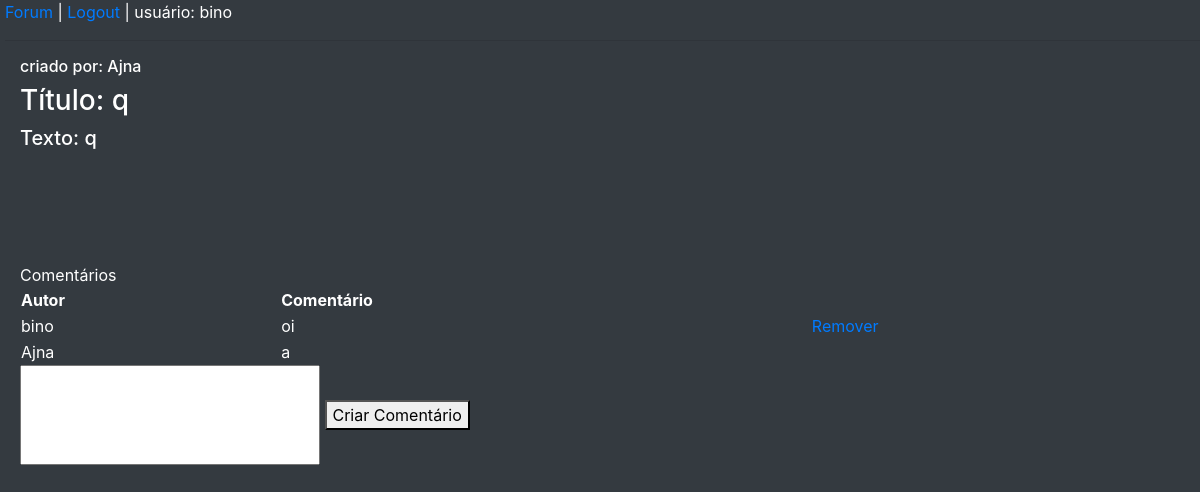
The page /forum/publicacao/18/ (signed in) on the database its author committed.
### forum/models.py (models this page shows, shortened)
class Publicacao(models.Model):
    id = models.AutoField(primary_key=True)
    titulo = models.CharField(
    max_length=100, help_text='Entre com o título:')
    texto = models.CharField(
    max_length=10000, help_text='Digite o texto da publicação:')
    autor = models.ForeignKey(User, on_delete=models.CASCADE,default=None, null=True)
    data_publicacao = models.DateTimeField(auto_now_add=True, blank=True, null=True)

class Comentario(models.Model):
    id = models.AutoField(primary_key=True)
    texto = models.CharField(
    max_length=100, help_text='Digite o comentário:')
    idPublicacao  = models.ForeignKey(Publicacao,on_delete=models.CASCADE)
    autor = models.ForeignKey(User, on_delete=models.CASCADE,default=None, null=True)
    data_publicacao = models.DateTimeField(auto_now_add=True, blank=True, null=True)

### forum/views.py (the view, shortened to what this page needs)
# urls.py: path('publicacao/<int:pk>/', views.PublicacaoView.as_view(),
@method_decorator(login_required, name='dispatch')
class PublicacaoView(View):
    def get(self, request, pk, *args, **kwargs):
        publicacao = Publicacao.objects.get(pk=pk)
        comentarios = Comentario.objects.filter(idPublicacao=pk)
        user = request.user
        contexto = { 'publicacao': publicacao, 'comentarios':comentarios, 'user':user}
        return render(
                request,
                'visualizaPublicacao.html',
                contexto)

### forum/templates/visualizaPublicacao.html (shortened to what this page needs)
{% load static %}
<!DOCTYPE html>
<html>
<head>
    <link rel="stylesheet" href="{% static 'forum/css/estilo.css' %}">
    <link rel="stylesheet" href="https://maxcdn.bootstrapcdn.com/bootstrap/4.5.2/css/bootstrap.min.css">
</head>
<body class="bg-dark" style="margin-left: 5px;">
    {% include 'links.html' %}
    <div class="d-flex flex-column justify-content-center justify-items-center" style="margin-left: 15px;">
        <h6 style="color: white;">criado por: {{publicacao.autor}}</h6>
        <h3 style="color: white;"> Título: {{publicacao.titulo}}</h3>
        <h5 style="color: white;"> Texto: {{publicacao.texto}}</h5>
        <br><br><br>
        <a style="color: white;">Comentários</a>
        <table>
            <tr>
                <th style="color: white;">Autor</th>
                <th style="color: white;">Comentário</th>
                <th></th>
            </tr>
            {% if comentarios %}
            {% for comentario in comentarios %}
            <tr>
                <td style="color: white;">{{ comentario.autor }}</td>
                <td style="color: white;">{{ comentario.texto }}</td>
                {% if comentario.autor.username == user.username %}
                <td>
                    <a href="{% url 'forum:apaga-comentario' pk=comentario.id %}">Remover</a>
                </td>
                {% else %}
                <td> </td>
                {% endif %}
            </tr>
            {% empty %}
            <tr>
                <th style="color: white;" colspan="5">Ninguém comentou ainda.</th>
            </tr>
            {% endfor %}
            {% else %}
            <tr>
                <th style="color: white;" colspan="5">Ninguém comentou ainda.</th>
            </tr>
            {% endif %}
        </table>
        <form>
            <input type="text" name="comentario_nome" style="width: 300px; height: 100px;">
            <button method="submit" formmethod="post">
                Criar Comentário
            </button>
        </form>
    </div>
</body>
</html>

### forum/templates/links.html
{% load static %}
    <a href="{% url 'forum:lista-publicacoes' %}">
    Forum</a>
    <a style="color: white;">|</a>
    {% if user.username  %}
    <a href="{% url 'sec-logout' %}">
        Logout</a>
    {% else %}
    <a href="{% url 'sec-login' %}">
        Login</a>
    {% endif %}
    <a style="color: white;">
        |  usuário: {% firstof user.username "visitante" %}
    </a>
    <hr>

### rows shown on the page
Publicacao: autor "Ajna", titulo "q", texto "q"
Comentario: autor "bino", texto "oi", shows "Remover"
Comentario: autor "Ajna", texto "a"
